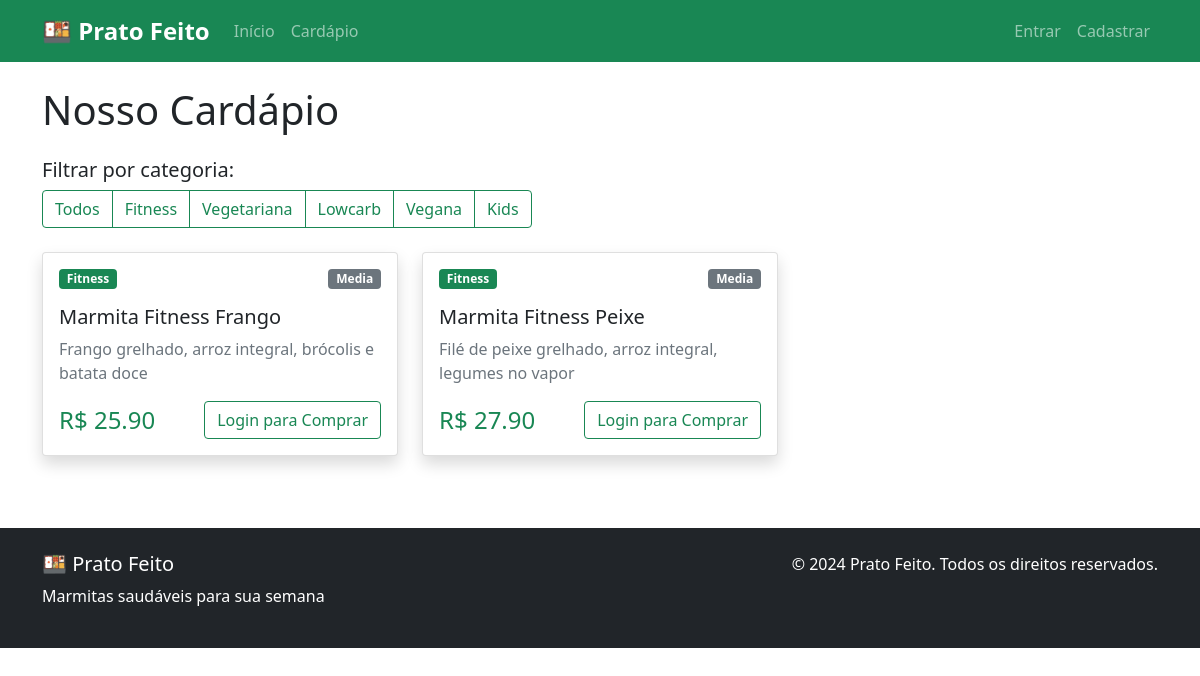
/cardapio?categoria=fitness, run on the app's committed database.
### atividade_eudoxia-main/app.py (models this page shows)
class Marmita(db.Model):
    id = db.Column(db.Integer, primary_key=True)
    nome = db.Column(db.String(100), nullable=False)
    descricao = db.Column(db.Text, nullable=False)
    preco = db.Column(db.Float, nullable=False)
    categoria = db.Column(db.String(50))
    tamanho = db.Column(db.String(20))
    imagem = db.Column(db.String(200))
    disponivel = db.Column(db.Boolean, default=True)

### atividade_eudoxia-main/app.py (the view)
@app.route('/cardapio')
def cardapio():
    categoria = request.args.get('categoria')
    if categoria:
        marmitas = Marmita.query.filter_by(categoria=categoria, disponivel=True).all()
    else:
        marmitas = Marmita.query.filter_by(disponivel=True).all()
    categorias = db.session.query(Marmita.categoria).distinct().all()
    return render_template('cardapio.html', marmitas=marmitas, categorias=categorias)

### atividade_eudoxia-main/templates/cardapio.html (shortened to what this page needs)
{% extends "base.html" %}
{% block content %}
<h1 class="mb-4">Nosso Cardápio</h1>
<div class="mb-4">
    <h5>Filtrar por categoria:</h5>
    <div class="btn-group" role="group">
        <a href="{{ url_for('cardapio') }}" class="btn btn-outline-success">Todos</a>
        {% for cat in categorias %}
            <a href="{{ url_for('cardapio', categoria=cat[0]) }}" class="btn btn-outline-success">{{ cat[0]|title }}</a>
        {% endfor %}
    </div>
</div>
<div class="row">
    {% for marmita in marmitas %}
    <div class="col-md-6 col-lg-4 mb-4">
        <div class="card h-100 shadow">
            <div class="card-body">
                <div class="d-flex justify-content-between align-items-start mb-3">
                    <span class="badge bg-success">{{ marmita.categoria|title }}</span>
                    <span class="badge bg-secondary">{{ marmita.tamanho|title }}</span>
                </div>
                <h5 class="card-title">{{ marmita.nome }}</h5>
                <p class="card-text text-muted">{{ marmita.descricao }}</p>
                <div class="mt-auto">
                    <div class="d-flex justify-content-between align-items-center">
                        <span class="h4 text-success mb-0">R$ {{ "%.2f"|format(marmita.preco) }}</span>
                        {% if current_user.is_authenticated %}
                            <a href="{{ url_for('adicionar_carrinho', marmita_id=marmita.id) }}" class="btn btn-success">Adicionar</a>
                        {% else %}
                            <a href="{{ url_for('login') }}" class="btn btn-outline-success">Login para Comprar</a>
                        {% endif %}
                    </div>
                </div>
            </div>
        </div>
    </div>
    {% endfor %}
</div>
{% endblock %}

### atividade_eudoxia-main/templates/style.css (style rules this page uses)
.card { transition: transform 0.2s; }
.bg-success { background-color: #198754 !important; }

### data on the page
Marmita: categoria "Vegetariana"
Marmita: categoria "Lowcarb"
Marmita: categoria "Vegana"
Marmita: categoria "Kids"
Marmita: categoria "Fitness", tamanho "Media", nome "Marmita Fitness Frango", descricao "Frango grelhado, arroz integral, brócolis e batata doce", preco "25.90"
Marmita: categoria "Fitness", tamanho "Media", nome "Marmita Fitness Peixe", descricao "Filé de peixe grelhado, arroz integral, legumes no vapor", preco "27.90"

### other printed values
{{ cat[0]|title }} "Fitness"
